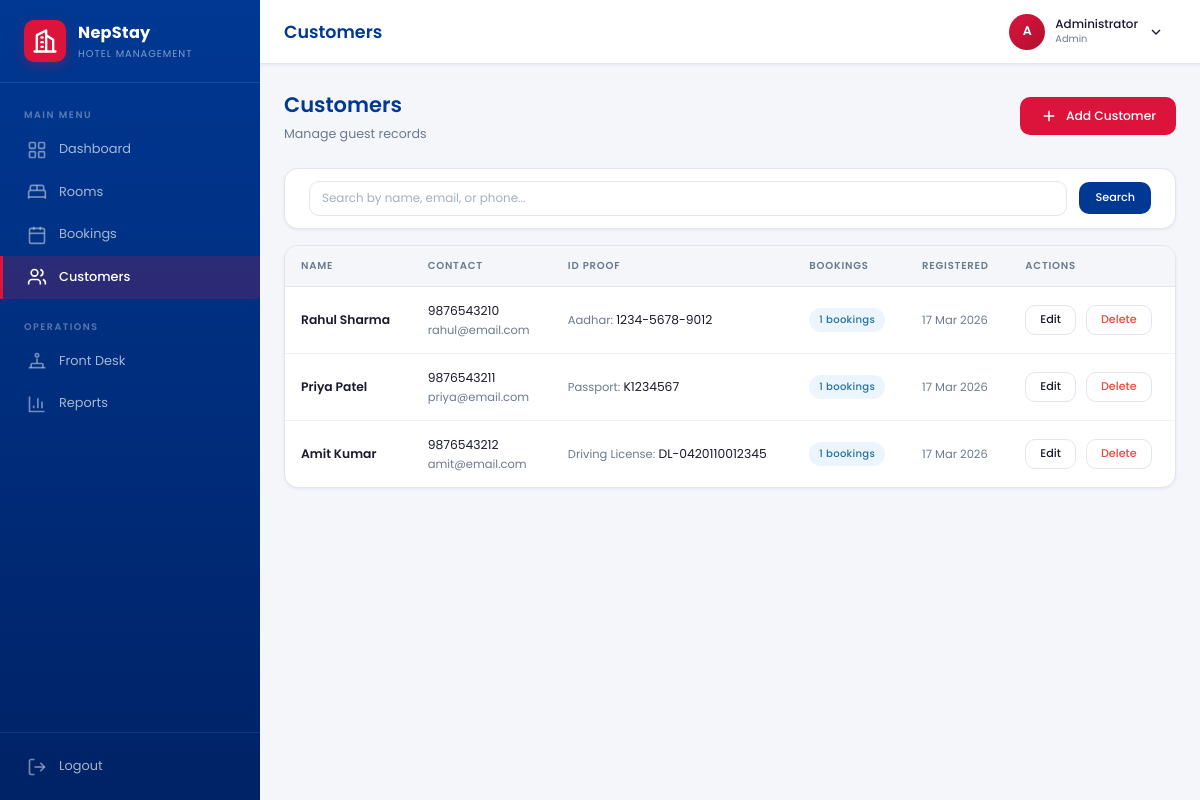
The page /admin/customers.php (signed in) on the database its author committed.
### tables this page shows
CREATE TABLE users (
    id INT AUTO_INCREMENT PRIMARY KEY,
    name VARCHAR(100) NOT NULL,
    email VARCHAR(255) UNIQUE NOT NULL,
    password VARCHAR(255) NOT NULL,
    role ENUM('admin','staff','manager') DEFAULT 'admin',
    avatar VARCHAR(255) DEFAULT NULL,
    created_at TIMESTAMP DEFAULT CURRENT_TIMESTAMP,
    updated_at TIMESTAMP DEFAULT CURRENT_TIMESTAMP ON UPDATE CURRENT_TIMESTAMP
);

CREATE TABLE customers (
    id INT AUTO_INCREMENT PRIMARY KEY,
    name VARCHAR(100) NOT NULL,
    email VARCHAR(255) DEFAULT NULL,
    phone VARCHAR(20) NOT NULL,
    address TEXT,
    id_proof ENUM('Passport','Driving License','National ID','Aadhar','Other') DEFAULT 'National ID',
    id_number VARCHAR(50) DEFAULT NULL,
    created_at TIMESTAMP DEFAULT CURRENT_TIMESTAMP,
    updated_at TIMESTAMP DEFAULT CURRENT_TIMESTAMP ON UPDATE CURRENT_TIMESTAMP
);

### includes/functions.php (called while the page is built, shortened)
<?php
function format_date($date, $format = 'd M Y') {
    return date($format, strtotime($date));
}
function e($str) {
    return htmlspecialchars($str ?? '', ENT_QUOTES, 'UTF-8');
}
function is_page($page) {
    return basename($_SERVER['PHP_SELF']) === $page;
}
function nav_active($page) {
    return is_page($page) ? 'active' : '';
}

### includes/db.php (called while the page is built, shortened)
<?php
$conn = new mysqli(DB_HOST, DB_USER, DB_PASS, DB_NAME);
$conn->set_charset('utf8mb4');
function db_query($sql, $types = '', $params = []) {
    global $conn;
    if (empty($types)) {
        return $conn->query($sql);
    }
    $stmt = $conn->prepare($sql);
    $stmt->bind_param($types, ...$params);
    $stmt->execute();
    $result = $stmt->get_result();
    return $result;
}
function db_fetch($sql, $types = '', $params = []) {
    $result = db_query($sql, $types, $params);
    if ($result instanceof mysqli_result) {
        return $result->fetch_assoc();
    }
    return null;
}
function db_fetch_all($sql, $types = '', $params = []) {
    $result = db_query($sql, $types, $params);
    if ($result instanceof mysqli_result) {
        return $result->fetch_all(MYSQLI_ASSOC);
    }
    return [];
}

### includes/auth.php (called while the page is built, shortened)
<?php
require_once __DIR__ . '/db.php';
function current_user() {
    return db_fetch("SELECT * FROM users WHERE id = ?", 'i', [$_SESSION['user_id']]);
}

### admin/customers.php (the view, shortened to what this page needs)
<?php
require_once '../includes/header.php';
$search = $_GET['search'] ?? '';
$params = [];
$types = '';
$sql = "SELECT c.*, (SELECT COUNT(*) FROM bookings WHERE customer_id = c.id) AS booking_count FROM customers c";
$sql .= " ORDER BY c.created_at DESC";
$customers = db_fetch_all($sql, $types, $params);
?>
<div class="page-header">
    <div>
        <h2>Customers</h2>
        <p class="subtitle">Manage guest records</p>
    </div>
    <a href="customer_form.php" class="btn btn-accent">
        <svg width="18" height="18" viewBox="0 0 24 24" fill="none" stroke="currentColor" stroke-width="2"><line x1="12" y1="5" x2="12" y2="19"/><line x1="5" y1="12" x2="19" y2="12"/></svg>
        Add Customer
    </a>
</div>
<div class="card" style="margin-bottom: var(--sp-md);">
    <div class="card-body" style="padding: 12px var(--sp-lg);">
        <form method="GET" class="filter-bar">
            <input type="text" name="search" class="form-control" placeholder="Search by name, email, or phone..." value="<?php echo e($search); ?>" style="flex:1;">
            <button type="submit" class="btn btn-primary btn-sm">Search</button>
        </form>
    </div>
</div>
<div class="table-container">
    <div class="table-scroll">
        <table class="data-table">
            <thead>
                <tr>
                    <th>Name</th>
                    <th>Contact</th>
                    <th>ID Proof</th>
                    <th>Bookings</th>
                    <th>Registered</th>
                    <th>Actions</th>
                </tr>
            </thead>
            <tbody>
            <?php if (empty($customers)): ?>
                <tr>
                    <td colspan="6">
                        <div class="empty-state">
                            <svg width="48" height="48" viewBox="0 0 24 24" fill="none" stroke="currentColor" stroke-width="1.5"><path d="M16 21v-2a4 4 0 0 0-4-4H6a4 4 0 0 0-4 4v2"/><circle cx="9" cy="7" r="4"/></svg>
                            <h3>No customers found</h3>
                            <p>Add your first customer to get started.</p>
                        </div>
                    </td>
                </tr>
            <?php else: ?>
                <?php foreach ($customers as $c): ?>
                <tr>
                    <td class="text-bold"><?php echo e($c['name']); ?></td>
                    <td>
                        <div><?php echo e($c['phone']); ?></div>
                        <div class="text-muted"><?php echo e($c['email'] ?: '—'); ?></div>
                    </td>
                    <td>
                        <?php if ($c['id_number']): ?>
                        <span class="text-muted"><?php echo e($c['id_proof']); ?>:</span> <?php echo e($c['id_number']); ?>
                        <?php else: ?>
                        <span class="text-muted">—</span>
                        <?php endif; ?>
                    </td>
                    <td>
                        <span class="badge badge-info"><?php echo $c['booking_count']; ?> bookings</span>
                    </td>
                    <td class="text-muted"><?php echo format_date($c['created_at']); ?></td>
                    <td>
                        <div class="btn-group">
                            <a href="customer_form.php?id=<?php echo $c['id']; ?>" class="btn btn-outline btn-sm">Edit</a>
                            <a href="customer_delete.php?id=<?php echo $c['id']; ?>" class="btn btn-outline btn-sm" style="color:var(--danger);" data-confirm="Delete customer <?php echo e($c['name']); ?>?">Delete</a>
                        </div>
                    </td>
                </tr>
                <?php endforeach; ?>
            <?php endif; ?>
            </tbody>
        </table>
    </div>
</div>
<?php require_once '../includes/footer.php'; ?>

### includes/header.php (shortened to what this page needs)
<?php
require_once __DIR__ . '/db.php';
require_once __DIR__ . '/auth.php';
require_once __DIR__ . '/functions.php';
$currentUser = current_user();
$currentPage = basename($_SERVER['PHP_SELF']);
$pageTitles = [
    'index.php'           => 'Dashboard',
    'rooms.php'           => 'Rooms',
    'room_form.php'       => isset($_GET['id']) ? 'Edit Room' : 'Add Room',
    'bookings.php'        => 'Bookings',
    'booking_form.php'    => isset($_GET['id']) ? 'Edit Booking' : 'New Booking',
    'customers.php'       => 'Customers',
    'customer_form.php'   => isset($_GET['id']) ? 'Edit Customer' : 'Add Customer',
    'reports.php'         => 'Reports',
    'front_desk.php'      => 'Front Desk',
];
$pageTitle = $pageTitles[$currentPage] ?? 'NepStay';
?>
<!DOCTYPE html>
<html lang="en">
<head>
    <link rel="stylesheet" href="/Hotel_Reservation_System/assets/css/style.css">
</head>
<body>
<aside class="sidebar" id="sidebar">
    <div class="sidebar-brand">
        <div class="brand-icon">
            <svg width="28" height="28" viewBox="0 0 24 24" fill="none" stroke="currentColor" stroke-width="2" stroke-linecap="round" stroke-linejoin="round">
                <path d="M3 21h18"/><path d="M5 21V7l8-4v18"/><path d="M19 21V11l-6-4"/>
                <path d="M9 9h1"/><path d="M9 13h1"/><path d="M9 17h1"/>
            </svg>
        </div>
        <div class="brand-text">
            <span class="brand-name">NepStay</span>
            <span class="brand-sub">Hotel Management</span>
        </div>
    </div>
    <nav class="sidebar-nav">
        <div class="nav-section">
            <span class="nav-label">MAIN MENU</span>
            <a href="/Hotel_Reservation_System/admin/index.php" class="nav-item <?php echo nav_active('index.php'); ?>">
                <svg width="20" height="20" viewBox="0 0 24 24" fill="none" stroke="currentColor" stroke-width="2"><rect x="3" y="3" width="7" height="7" rx="1"/><rect x="14" y="3" width="7" height="7" rx="1"/><rect x="3" y="14" width="7" height="7" rx="1"/><rect x="14" y="14" width="7" height="7" rx="1"/></svg>
                <span>Dashboard</span>
            </a>
            <a href="/Hotel_Reservation_System/admin/rooms.php" class="nav-item <?php echo (nav_active('rooms.php') || nav_active('room_form.php')) ? 'active' : ''; ?>">
                <svg width="20" height="20" viewBox="0 0 24 24" fill="none" stroke="currentColor" stroke-width="2"><path d="M2 20v-8a2 2 0 0 1 2-2h16a2 2 0 0 1 2 2v8"/><path d="M4 10V6a2 2 0 0 1 2-2h12a2 2 0 0 1 2 2v4"/><path d="M12 4v6"/><path d="M2 18h20"/></svg>
                <span>Rooms</span>
            </a>
            <a href="/Hotel_Reservation_System/admin/bookings.php" class="nav-item <?php echo (nav_active('bookings.php') || nav_active('booking_form.php')) ? 'active' : ''; ?>">
                <svg width="20" height="20" viewBox="0 0 24 24" fill="none" stroke="currentColor" stroke-width="2"><rect x="3" y="4" width="18" height="18" rx="2"/><path d="M16 2v4"/><path d="M8 2v4"/><path d="M3 10h18"/><path d="M8 14h.01"/><path d="M12 14h.01"/><path d="M16 14h.01"/><path d="M8 18h.01"/><path d="M12 18h.01"/></svg>
                <span>Bookings</span>
            </a>
            <a href="/Hotel_Reservation_System/admin/customers.php" class="nav-item <?php echo (nav_active('customers.php') || nav_active('customer_form.php')) ? 'active' : ''; ?>">
                <svg width="20" height="20" viewBox="0 0 24 24" fill="none" stroke="currentColor" stroke-width="2"><path d="M16 21v-2a4 4 0 0 0-4-4H6a4 4 0 0 0-4 4v2"/><circle cx="9" cy="7" r="4"/><path d="M22 21v-2a4 4 0 0 0-3-3.87"/><path d="M16 3.13a4 4 0 0 1 0 7.75"/></svg>
                <span>Customers</span>
            </a>
        </div>
        <div class="nav-section">
            <span class="nav-label">OPERATIONS</span>
            <a href="/Hotel_Reservation_System/admin/front_desk.php" class="nav-item <?php echo nav_active('front_desk.php'); ?>">
                <svg width="20" height="20" viewBox="0 0 24 24" fill="none" stroke="currentColor" stroke-width="2"><path d="M2 20h20"/><path d="M5 20v-4a1 1 0 0 1 1-1h12a1 1 0 0 1 1 1v4"/><path d="M12 15V9"/><circle cx="12" cy="5" r="2"/></svg>
                <span>Front Desk</span>
            </a>
            <a href="/Hotel_Reservation_System/admin/reports.php" class="nav-item <?php echo nav_active('reports.php'); ?>">
                <svg width="20" height="20" viewBox="0 0 24 24" fill="none" stroke="currentColor" stroke-width="2"><path d="M3 3v18h18"/><path d="M18 17V9"/><path d="M13 17V5"/><path d="M8 17v-3"/></svg>
                <span>Reports</span>
            </a>
        </div>
    </nav>
    <div class="sidebar-footer">
        <a href="/Hotel_Reservation_System/logout.php" class="nav-item">
            <svg width="20" height="20" viewBox="0 0 24 24" fill="none" stroke="currentColor" stroke-width="2"><path d="M9 21H5a2 2 0 0 1-2-2V5a2 2 0 0 1 2-2h4"/><polyline points="16 17 21 12 16 7"/><line x1="21" y1="12" x2="9" y2="12"/></svg>
            <span>Logout</span>
        </a>
    </div>
</aside>
<div class="main-wrapper">
    <header class="topbar">
        <div class="topbar-left">
            <h1 class="topbar-title"><?php echo e($pageTitle); ?></h1>
        </div>
        <div class="topbar-right">
            <div class="topbar-user" id="userDropdownToggle">
                <div class="topbar-avatar"><?php echo strtoupper(substr($currentUser['name'] ?? 'A', 0, 1)); ?></div>
                <div class="topbar-user-info">
                    <span class="topbar-user-name"><?php echo e($currentUser['name'] ?? 'Admin'); ?></span>
                    <span class="topbar-user-role"><?php echo e(ucfirst($currentUser['role'] ?? 'admin')); ?></span>
                </div>
                <svg width="16" height="16" viewBox="0 0 24 24" fill="none" stroke="currentColor" stroke-width="2"><polyline points="6 9 12 15 18 9"/></svg>
            </div>
        </div>
    </header>
    <main class="content">

### rows shown on the page
users: name "A", name "Administrator", role "Admin"
customers: name "Rahul Sharma", phone "9876543210", email "rahul@email.com", id_proof "Aadhar", id_number "1234-5678-9012", booking_count "1", created_at "17 Mar 2026"
customers: name "Priya Patel", phone "9876543211", email "priya@email.com", id_proof "Passport", id_number "K1234567", booking_count "1", created_at "17 Mar 2026"
customers: name "Amit Kumar", phone "9876543212", email "amit@email.com", id_proof "Driving License", id_number "DL-0420110012345", booking_count "1", created_at "17 Mar 2026"

### other values the page prints
$pageTitle "Customers"
